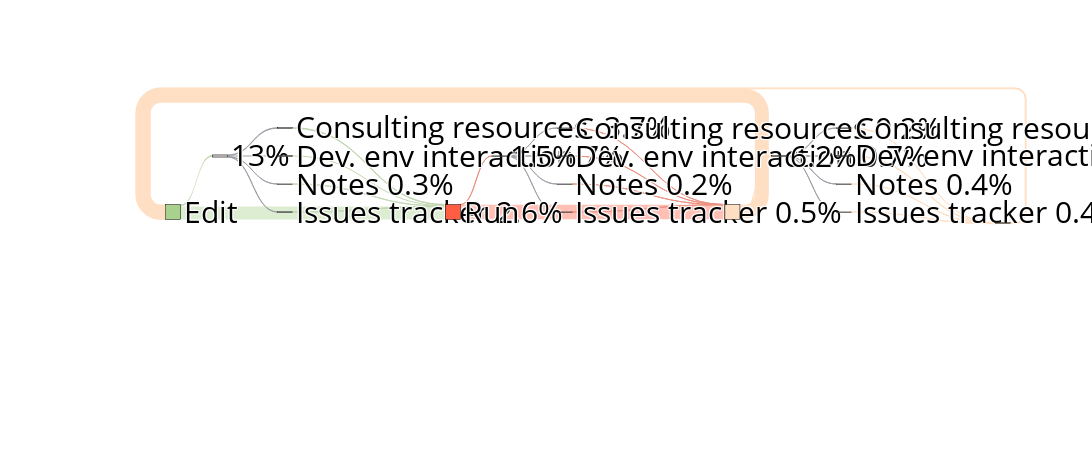

Here is the notebook cell this chart was saved with:
### Code cell
with open('cyclesFlowDebugging2.json') as f:
  data = json.load(f)


fig = go.Figure(data=[go.Sankey(
    valueformat = ".0f",
    valuesuffix = "TWh",
    # Define nodes
    node = dict(
      pad=90,
      thickness = 15,
      line = dict(color = "black", width = 0.5),
      label =  data['data'][0]['node']['label'],
      color =  data['data'][0]['node']['color'],
      x =[.1,  .15,.22,.22,.22,.22,  .4,  .45,.52,.52,.52,.52, .7,   .75, .82,.82,.82,.82, .99  ],
      y =[.4,  .2,.1,.2,.3,.4,      .4,  .2,.1,.2,.3,.4,       .4,  .2,.1,.2,.3,.4,  .44,]
    ),
    # Add links
    link = dict(
      source =  data['data'][0]['link']['source'],
      target =  data['data'][0]['link']['target'],
      value =  data['data'][0]['link']['value'],
      label =  data['data'][0]['link']['label'],
      color =  data['data'][0]['link']['color']
))])

fig.update_layout(width=2500, height=460,font_size=30, title_text="",  font_color="black")
fig.write_image("flowDebugging2.pdf", engine="kaleido")
fig.show()

### Figure 1 — Plotly figure (JSON) as saved in the notebook; plotly's stock layout.template omitted (floating-point values rounded to 4 significant figures)
{"data": [{"link": {"color": ["rgb(221, 237, 210,0.1)", "rgb(193, 215, 178,01)", "rgb(158, 162, 168,0.2)", "rgb(158, 162, 168,0.2)", "rgb(158, 162, 168,0.2)", "rgb(158, 162, 168,0.2)", "rgb(193, 215, 178,01)", "rgb(193, 215, 178,01)", "rgb(193, 215, 178,01)", "rgb(193, 215, 178,01)", "rgb(255, 191, 180,0.1)", "rgb(235, 145, 129,0.1)", "rgb(158, 162, 168,0.2)", "rgb(158, 162, 168,0.2)", "rgb(158, 162, 168,0.2)", "rgb(158, 162, 168,0.2)", "rgb(235, 145, 129,0.1)", "rgb(235, 145, 129,0.1)", "rgb(235, 145, 129,0.1)", "rgb(235, 145, 129,0.1)", "rgb(255, 223, 195,0.8)", "rgb(255, 223, 195,0.8)", "rgb(158, 162, 168,0.2)", "rgb(158, 162, 168,0.2)", "rgb(158, 162, 168,0.2)", "rgb(158, 162, 168,0.2)", "rgb(255, 223, 195,0.8)", "rgb(255, 223, 195,0.8)", "rgb(255, 223, 195,0.8)", "rgb(255, 223, 195,0.8)", "rgb(255, 223, 195,0.8)"], "label": ["stream 1", "", "", "", "stream 1", "", "", "Hello world"], "source": [0, 0, 1, 1, 1, 1, 2, 3, 4, 5, 7, 7, 8, 8, 8, 8, 9, 10, 11, 12, 13, 13, 14, 14, 14, 14, 15, 16, 17, 18, 19], "target": [7, 1, 2, 3, 4, 5, 7, 7, 7, 7, 13, 8, 9, 10, 11, 12, 13, 13, 13, 13, 0, 14, 15, 16, 17, 18, 19, 19, 19, 19, 0], "value": [87, 13, 3.78, 7.74, 0.34, 2.58, 3.78, 7.74, 0.34, 2.58, 98.5, 1.5, 0.2, 0.7, 0.2, 0.5, 0.2, 0.7, 0.2, 0.5, 93.8, 6.2, 1.4, 4, 0.4, 0.4, 1.4, 4, 0.4, 0.4, 6.2]}, "node": {"color": ["rgb(169, 209, 142, 0.8)", "rgb(208, 206, 206, 0.8)", "rgb(208, 206, 206, 0.8)", "rgb(208, 206, 206, 0.8)", "rgb(208, 206, 206, 0.8)", "rgb(208, 206, 206, 0.8)", "rgb(169, 209, 142, 0.8)", "rgb(255, 94, 67,0.8)", "rgb(208, 206, 206, 0.8)", "rgb(208, 206, 206, 0.8)", "rgb(208, 206, 206, 0.8)", "rgb(208, 206, 206, 0.8)", "rgb(208, 206, 206, 0.8)", "rgb(255, 223, 195,0.8)", "rgb(208, 206, 206, 0.8)", "rgb(208, 206, 206, 0.8)", "rgb(208, 206, 206, 0.8)", "rgb(208, 206, 206, 0.8)", "rgb(255, 223, 195,0.8)", "rgb(255, 223, 195,0.8)"], "label": ["Edit", "13%", "Consulting resources  3.7%", "Dev. env interaction 7%", "Notes 0.3%", "Issues tracker 2.6%", "End edit", "Run", "1.5%", "Consulting resources 0.2%", "Dev. env interaction 0.7%", "Notes 0.2%", "Issues tracker 0.5%", "", "6.2%", "Consulting resources 1.4%", "Dev. env interaction 4%", "Notes 0.4%", "Issues tracker 0.4%", ""], "line": {"color": "black", "width": 0.5}, "pad": 90, "thickness": 15, "x": [0.1, 0.15, 0.22, 0.22, 0.22, 0.22, 0.4, 0.45, 0.52, 0.52, 0.52, 0.52, 0.7, 0.75, 0.82, 0.82, 0.82, 0.82, 0.99], "y": [0.4, 0.2, 0.1, 0.2, 0.3, 0.4, 0.4, 0.2, 0.1, 0.2, 0.3, 0.4, 0.4, 0.2, 0.1, 0.2, 0.3, 0.4, 0.44]}, "type": "sankey", "valueformat": ".0f", "valuesuffix": "TWh"}], "layout": {"font": {"color": "black", "size": 30}, "height": 460, "title": {"text": ""}, "width": 2500}}
